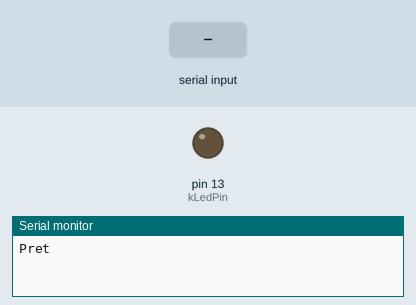
Recording of a sketch running on a simulated Arduino Uno, built with avr-gcc and run on an emulated ATmega328P. Parts: output pins drawn as LEDs (lit = HIGH), the last lines printed to the serial monitor. The inputs (shaded band) are chosen by the test bench.

Above: at 1.2 s.
1.3 s: "LED ON\n" received over Serial
At 1.7 s:
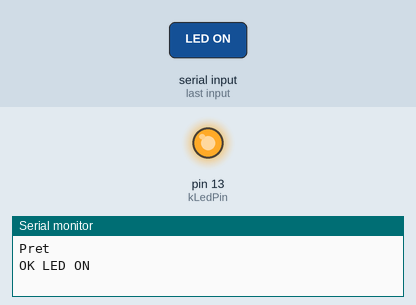
2.8 s: "LED OFF\n" received over Serial
At 4.1 s:
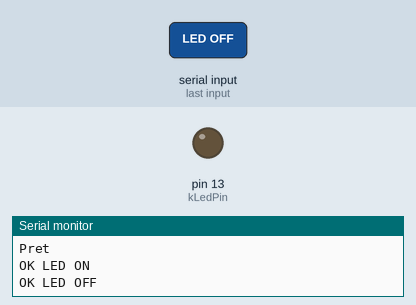
Timing chart, 0 to 5.8 s (numbered marks = the images above; inputs shaded):
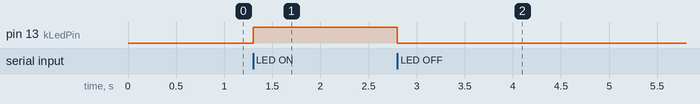

Measured:
- after the input at 1.3 s, pin 13 (kLedPin): LOW → HIGH at once
- after the input at 2.8 s, pin 13 (kLedPin): HIGH → LOW at once

The sketch:

uart_cmd.ino
```cpp
// (licence header left out)
const uint8_t kLedPin = 13;    // D13 = PB5

void setup()
{
    pinMode(kLedPin, OUTPUT);
    Serial.begin(115200);
    Serial.println("Pret");
}

void loop()
{
    if (Serial.available() == 0)
    {
        return;
    }
    String line = Serial.readStringUntil('\n');    // Waits up to 1 s (simulated)
    line.trim();                                   // Drops '\r' and spaces

    if (line == "LED ON")
    {
        digitalWrite(kLedPin, HIGH);
        Serial.println("OK LED ON");
    }
    else if (line == "LED OFF")
    {
        digitalWrite(kLedPin, LOW);
        Serial.println("OK LED OFF");
    }
    else
    {
        Serial.print("Recu : ");
        Serial.println(line);
    }
}
```
